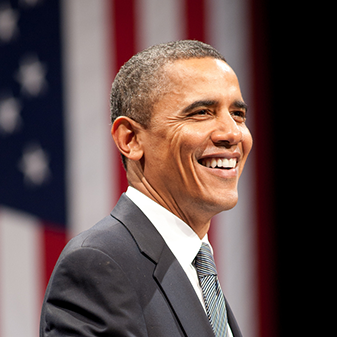
#> input picture Basics/obama.jpg, 337 x 337 px
$ python resiezecrop.py
#> lines starting #> are read from the running program, lines starting #| are printed output that depends on the picture
#!/usr/bin/env python3
# -*- coding: utf-8 -*-
"""
Created on Sun Nov 29 16:54:19 2020

@author: shyam
"""

import cv2

path="obama.jpg"
img=cv2.imread(path)
#> img is the input picture: shape (337, 337, 3); mean B, G, R 76.1, 77.4, 96.7
print(img.shape)
#| (337, 337, 3)

width, height=1000,1000
imgresize=cv2.resize(img,(width,height))
print(imgresize)
#> (printed output is left out)

imgcropped=img[80:250,150:250]
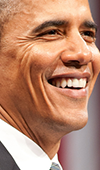
#> imgcropped: shape (170, 100, 3); mean B, G, R 110.9, 135.7, 184.9

cv2.imshow("obama",img)
#cv2.imshow("obama resize",imgresize)
cv2.imshow("obamacropped",imgcropped)

cv2.waitKey(10000)

cv2.destroyAllWindows()

$ run again, with Basics/Trump.jpg copied over Basics/obama.jpg
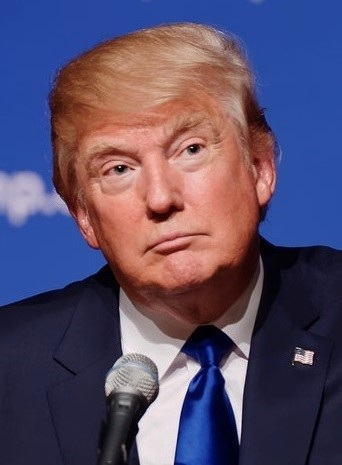
#> input picture Basics/Trump.jpg, 342 x 465 px
#> img is the input picture: shape (465, 342, 3); mean B, G, R 104.9, 77.8, 89.5
#| (465, 342, 3)
#> `imgresize=cv2.resize(img,(width,height))`:
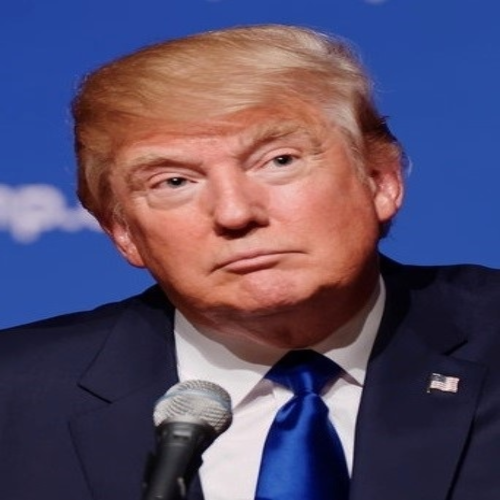
#> imgresize: shape (1000, 1000, 3) (shown at 1/2 size); mean B, G, R 104.8, 77.7, 89.4
#> (printed output is left out)
#> `imgcropped=img[80:250,150:250]`:
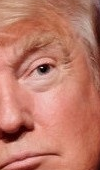
#> imgcropped: shape (170, 100, 3); mean B, G, R 104.9, 122.3, 190.2
